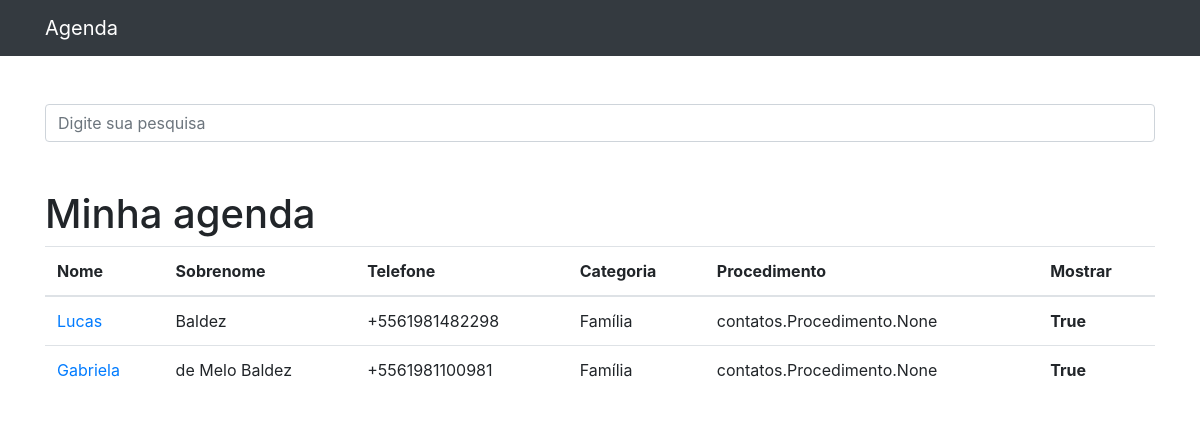
The page / on the database its author committed.
### contatos/models.py (models this page shows, shortened)
class Contato(models.Model):
    nome = models.CharField(max_length=255)
    sobrenome = models.CharField(max_length=255, blank=True)
    telefone = models.CharField(max_length=255)
    email = models.CharField(max_length=255, blank=True)
    descricao = models.TextField(blank=True)
    categoria = models.ForeignKey(Categoria, on_delete=models.DO_NOTHING)
    procedimento = models.ManyToManyField(Procedimento)
    mostrar = models.BooleanField(default=True)
    foto = models.ImageField(blank=True, upload_to='fotos/%y/%m/')

class Categoria(models.Model):
    nome = models.CharField(max_length=255)
    ativo = models.CharField(max_length=1,default='S')
    def __str__(self):
        return self.nome

### contatos/views.py (the view)
# urls.py: path('', views.index, name='index'),
def index(request):
    contatos = Contato.objects.all()
    return render(request, 'contatos/index.html', {
        'contatos' : contatos
    })

### contatos/templates/contatos/index.html
{% extends 'base.html'%}
{%block conteudo%}
<h1 class="mt-5">Minha agenda</h1>
        <table class="table">
          <thead>
            <tr>
              <th>Nome</th>
              <th>Sobrenome</th>
              <th>Telefone</th>
              <th>Categoria</th>
              <th>Procedimento</th>
              <th>Mostrar</th>
            </tr>
          </thead>
          <tbody>
          {% for contato in contatos%}
              {% if contato.mostrar%}
            <tr>
              <td>
                <a href="{% url 'ver_contato' contato.id %}"> {{contato.nome}}</a>
              </td>
              <td>{{contato.sobrenome}}</td>
              <td>{{contato.telefone}}</td>
              <td>{{contato.categoria}}</td>
              <td>{{contato.procedimento}}</td>
              <th>{{contato.mostrar}}</th>
            </tr>
                {% endif%}
            {% endfor%}
          </tbody>
        </table>
{% endblock%}

### rows shown on the page
Contato: nome "Lucas", sobrenome "Baldez", telefone "+5561981482298", categoria "Família", procedimento "contatos.Procedimento.None", mostrar "True"
Contato: nome "Gabriela", sobrenome "de Melo Baldez", telefone "+5561981100981", categoria "Família", procedimento "contatos.Procedimento.None", mostrar "True"
